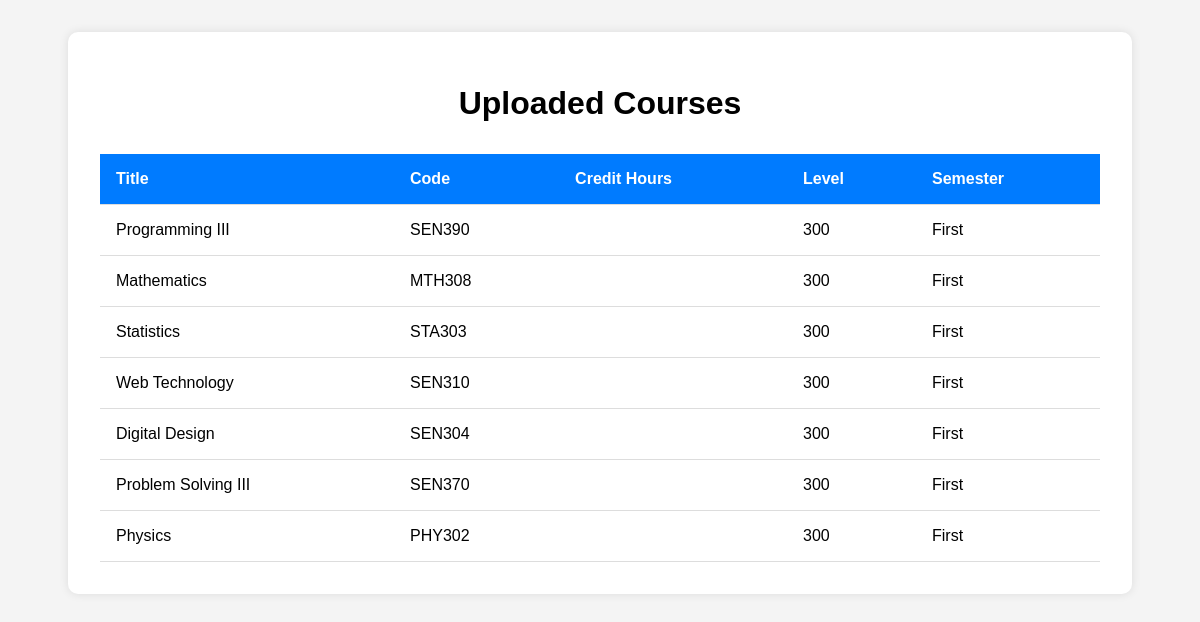
Page /course_list/ on the earlier database version.
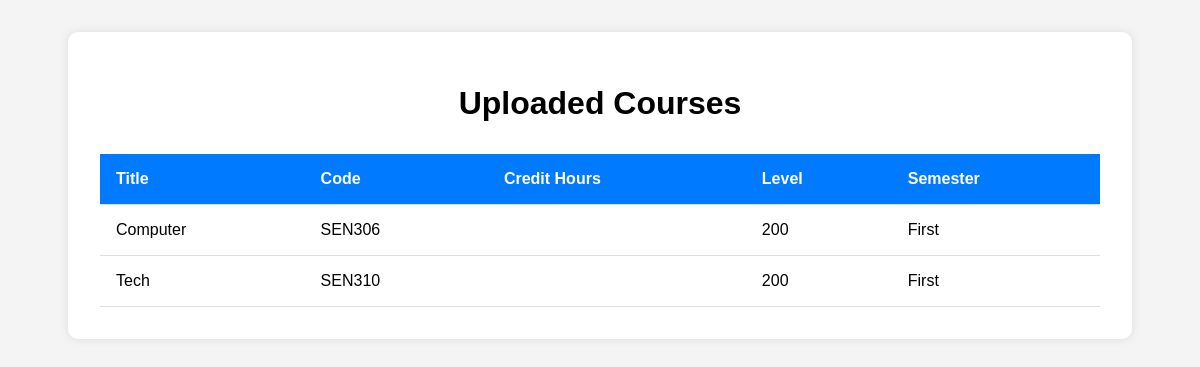
Same page on the later database version.
### app.py (models this page shows, shortened)
class Courses(db.Model):
    __tablename__ = "coursesDetails"
    id = db.Column(db.Integer, primary_key =True)
    code =  db.Column(db.String(100), nullable= False)
    title = db.Column(db.String(100), nullable =False)
    credits_hours = db.Column(db.String(100), nullable=False)
    level = db.Column(db.String(20))
    semester = db.Column(db.String(20))

### app.py (the view)
@app.route("/course_list/")
def course_list():
    courses = Courses.query.all()
    return render_template("course_list.html", courses=courses)

### templates/course_list.html (shortened to what this page needs)
<!DOCTYPE html>
<html lang="en">
<head>
    <link rel="stylesheet" href="{{ url_for('static', filename='course_list.css') }}">
</head>
<body>
    <div class="container">
        <h1>Uploaded Courses</h1>
        {% if courses %}
        <table>
            <thead>
                <tr>
                    <th>Title</th>
                    <th>Code</th>
                    <th>Credit Hours</th>
                    <th>Level</th>
                    <th>Semester</th>
                </tr>
            </thead>
            <tbody>
                {% for course in courses %}
                <tr>
                    <td>{{ course.title }}</td>
                    <td>{{ course.code }}</td>
                    <td>{{ course.credit_hours }}</td>
                    <td>{{ course.level }}</td>
                    <td>{{ course.semester }}</td>
                </tr>
                {% endfor %}
            </tbody>
        </table>
        {% else %}
            <p>No courses uploaded yet.</p>
        {% endif %}
    </div>
</body>
</html>

### static/course_list.css (style rules this page uses)
body { font-family: Arial, sans-serif; background-color: #f4f4f4; margin: 0; padding: 2rem; }
.container { background-color: white; padding: 2rem; border-radius: 10px; max-width: 1000px; margin: auto; box-shadow: 0 0 10px rgba(0,0,0,0.1); }
h1 { text-align: center; margin-bottom: 2rem; }
table { width: 100%; border-collapse: collapse; }
th, td { padding: 1rem; text-align: left; border-bottom: 1px solid #ddd; }
th { background-color: #007bff; color: white; }

Differences in the rows shown:
removed Courses: title "Statistics", code "STA303", level "300", semester "First"
removed Courses: title "Web Technology", code "SEN310", level "300", semester "First"
removed Courses: title "Digital Design", code "SEN304", level "300", semester "First"
removed Courses: title "Problem Solving III", code "SEN370", level "300", semester "First"
removed Courses: title "Physics", code "PHY302", level "300", semester "First"
changed Courses: title "Programming III" → "Computer"; code "SEN390" → "SEN306"; level "300" → "200"
changed Courses: title "Mathematics" → "Tech"; code "MTH308" → "SEN310"; level "300" → "200"
